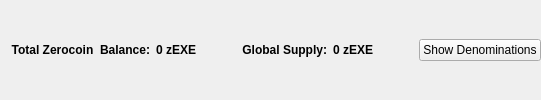
                       <widget class="QFrame" name="balanceSupplyFrame">
                        <layout class="QHBoxLayout" name="horizontalLayout_2" stretch="0,0,0,1,0">
                         <property name="rightMargin">
                          <number>0</number>
                         </property>
                         <item>
                          <layout class="QHBoxLayout" name="horizontalLayout_34">
                           <item>
                            <widget class="QLabel" name="labelzAvailableText_3">
                             <property name="font">
                              <font>
                               <weight>75</weight>
                               <bold>true</bold>
                              </font>
                             </property>
                             <property name="toolTip">
                              <string>Total Balance including unconfirmed and immature zEXE</string>
                             </property>
                             <property name="text">
                              <string>Total Zerocoin  Balance:</string>
                             </property>
                             <property name="alignment">
                              <set>Qt::AlignRight|Qt::AlignTrailing|Qt::AlignVCenter</set>
                             </property>
                            </widget>
                           </item>
                           <item>
                            <widget class="QLabel" name="labelzAvailableAmount_4">
                             <property name="minimumSize">
                              <size>
                               <width>40</width>
                               <height>0</height>
                              </size>
                             </property>
                             <property name="font">
                              <font>
                               <weight>75</weight>
                               <bold>true</bold>
                              </font>
                             </property>
                             <property name="toolTip">
                              <string>Total Balance including unconfirmed and immature zEXE</string>
                             </property>
                             <property name="text">
                              <string>0 zEXE</string>
                             </property>
                             <property name="alignment">
                              <set>Qt::AlignLeading|Qt::AlignLeft|Qt::AlignVCenter</set>
                             </property>
                            </widget>
                           </item>
                          </layout>
                         </item>
                         <item>
                          <spacer name="horizontalSpacer_32">
                           <property name="orientation">
                            <enum>Qt::Horizontal</enum>
                           </property>
                           <property name="sizeHint" stdset="0">
                            <size>
                             <width>40</width>
                             <height>20</height>
                            </size>
                           </property>
                          </spacer>
                         </item>
                         <item>
                          <layout class="QHBoxLayout" name="horizontalLayout_35">
                           <item>
                            <widget class="QLabel" name="labelZsupplyText_2">
                             <property name="font">
                              <font>
                               <weight>75</weight>
                               <bold>true</bold>
                              </font>
                             </property>
                             <property name="text">
                              <string>Global Supply:</string>
                             </property>
                             <property name="alignment">
                              <set>Qt::AlignRight|Qt::AlignTrailing|Qt::AlignVCenter</set>
                             </property>
                            </widget>
                           </item>
                           <item>
                            <widget class="QLabel" name="labelZsupplyAmount_2">
                             <property name="font">
                              <font>
                               <weight>75</weight>
                               <bold>true</bold>
                              </font>
                             </property>
                             <property name="text">
                              <string>0 zEXE</string>
                             </property>
                            </widget>
                           </item>
                          </layout>
                         </item>
                         <item>
                          <spacer name="horizontalSpacer_31">
                           <property name="orientation">
                            <enum>Qt::Horizontal</enum>
                           </property>
                           <property name="sizeHint" stdset="0">
                            <size>
                             <width>40</width>
                             <height>20</height>
                            </size>
                           </property>
                          </spacer>
                         </item>
                         <item>
                          <widget class="QPushButton" name="pushButtonShowDenoms">
                           <property name="toolTip">
                            <string>Show zEXE denominations list</string>
                           </property>
                           <property name="text">
                            <string>Show Denominations</string>
                           </property>
                          </widget>
                         </item>
                        </layout>
                       </widget>
